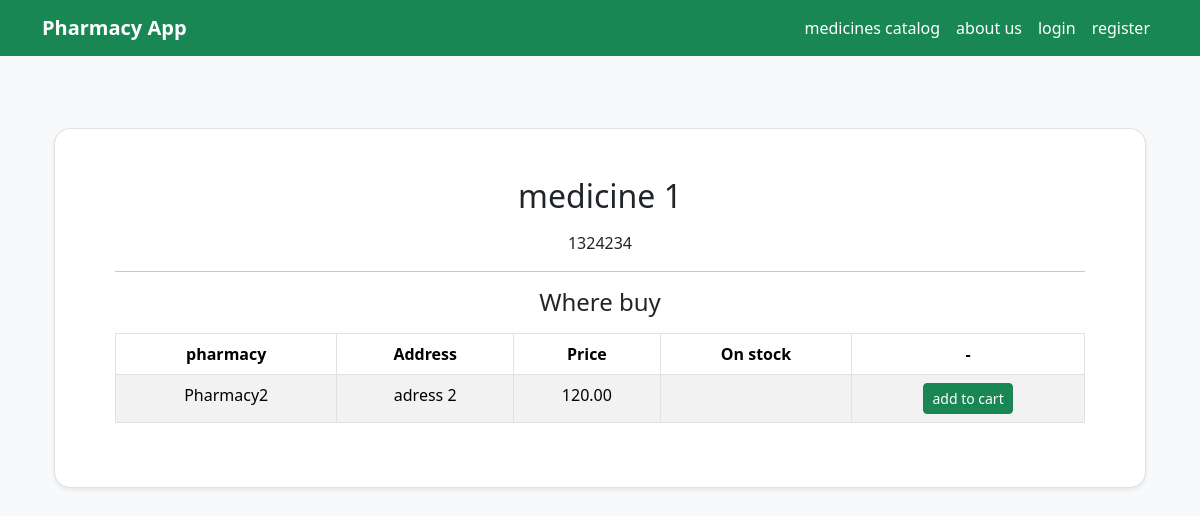
Before: /1 with the older database file.
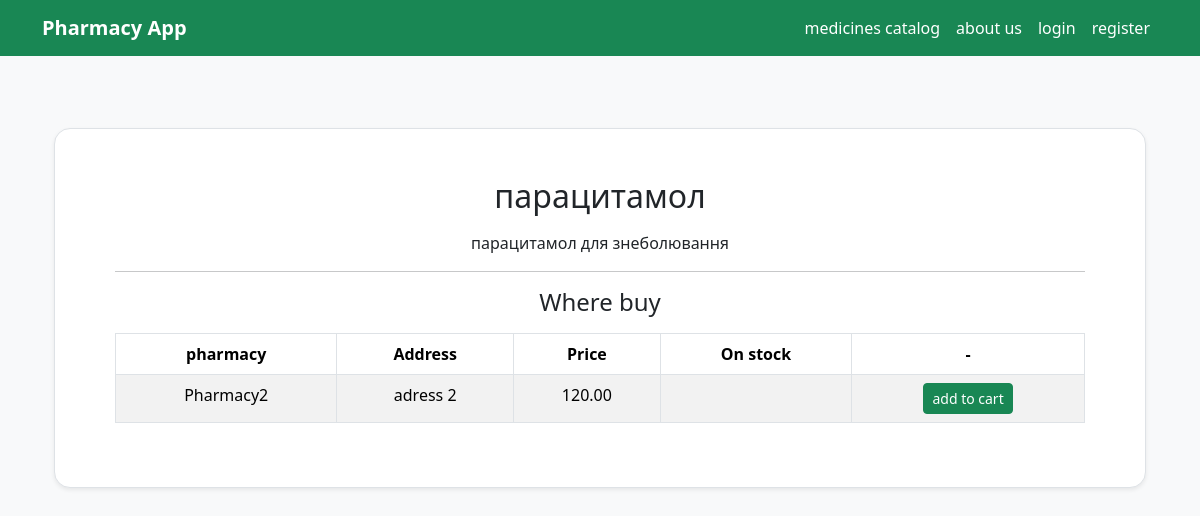
After: the same page with the newer database file.
### medicines/models.py (models this page shows, shortened)
class Medicine(models.Model):
    name = models.CharField(max_length=200, verbose_name="Medicine")
    manufacturer = models.CharField(max_length=200, verbose_name="Manufacturer")
    description = models.TextField(verbose_name="Description")
    category = models.CharField(max_length=200, verbose_name="Category")
    prescription_required = models.BooleanField(default= False,verbose_name="Prescription")
    class Meta:
        verbose_name = "Medicine"
        verbose_name_plural = "Medicines"
        ordering = ['name']

### medicines/views.py (the view)
# urls.py: path('<int:pk>', details_view, name='details'),
def details_view(request, pk):
    medicine = get_object_or_404(Medicine, pk=pk)
    offers = PharmacyMedicine.objects.filter(medicine=medicine, quantity__gt=0).select_related('pharmacy').order_by('price')
    context = {
        'medicine': medicine,
        'offers': offers,
    }
    return render(request, 'medicines/details.html', context)

### templates/medicines/details.html (shortened to what this page needs)
{% extends 'base.html' %}
{% block content %}
<div class="content container my-5">
    <div class="p-5 mb-5 bg-white rounded-4 shadow-sm border">
        <div class="container py-0 text-center">
            <h2 class="mb-3">{{ medicine.name }}</h2>
            <p>
                {{ medicine.description }}
            </p>
            <hr>
            <h4 class="mb-3">Where buy</h4>
            <div class="table-responsive">
                <table class="table table-hover table-bordered table-striped bg-white">
                    <thead>
                    <tr>
                        <th>pharmacy</th>
                        <th>Address</th>
                        <th>Price</th>
                        <th>On stock</th>
                        <th>-</th>
                    </tr>
                    </thead>
                    <tbody>
                    {% for offer in offers %}
                        <tr>
                        <td>{{ offer.pharmacy.name }}</td>
                        <td>{{ offer.pharmacy.address }}</td>
                        <td>{{ offer.price }}</td>
                        <td>{{ offers.quantity }}</td>
                        <td>
                            <a href='{% url 'add_to_cart' offer.id %}' class="btn btn-success btn-sm"> add to cart</a>
                        </td>
                        </tr>
                    {% endfor %}
                    </tbody>
                </table>
            </div>
        </div>
    </div>
</div>
{% endblock %}

Changed rows visible on the page:
changed Medicine: name "medicine 1" → "парацитамол"; description "1324234" → "парацитамол для знеболювання"
